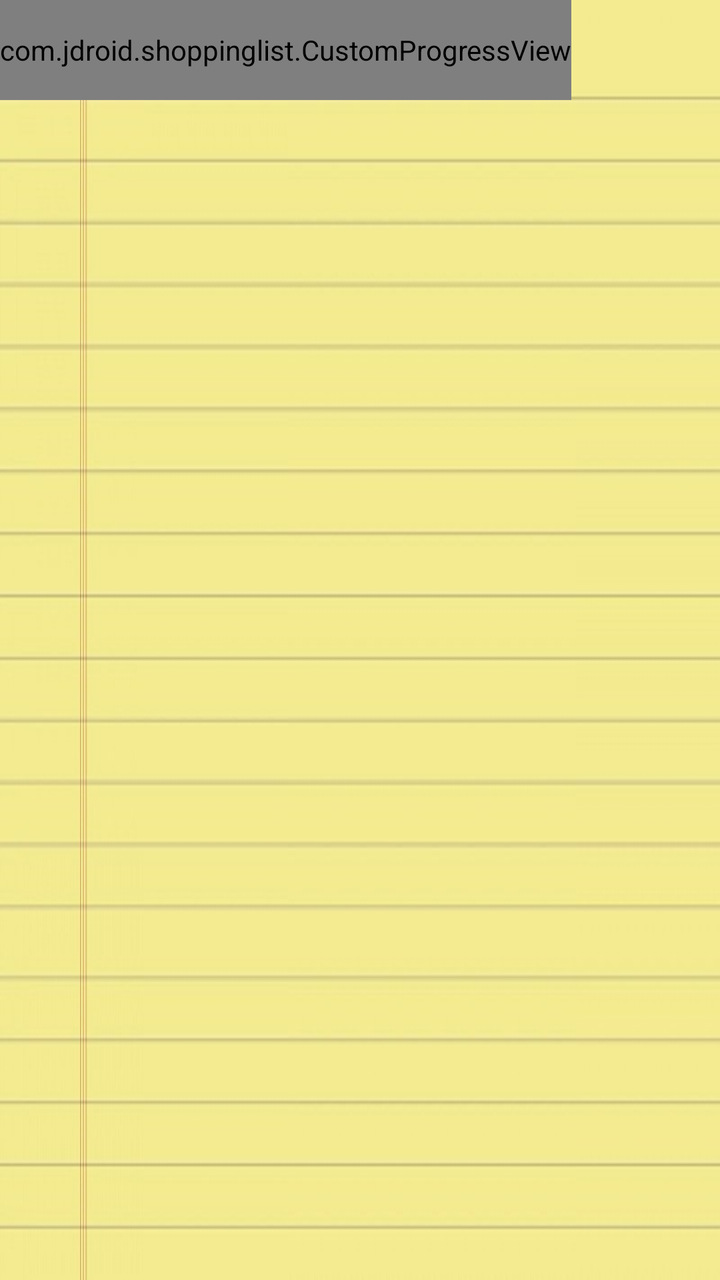
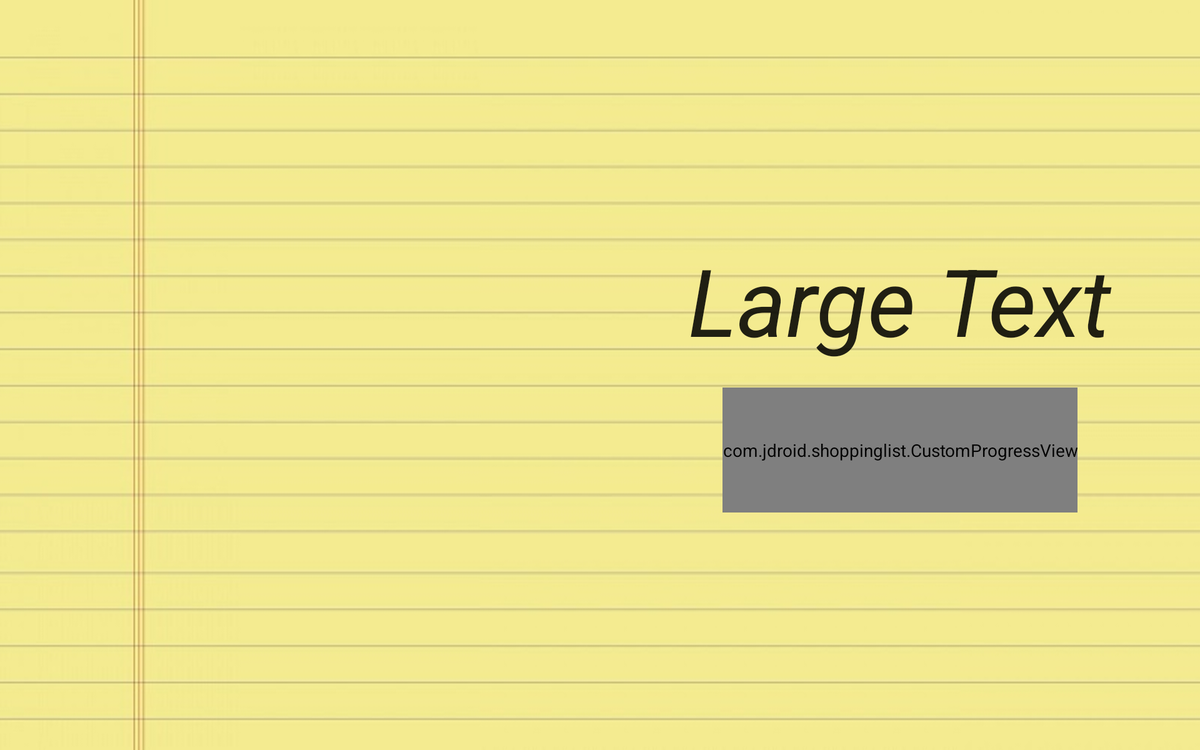

An Android layout and its configuration variant, each rendered on a device that would load it. The default file and the variant file are quoted in full after the pictures.
<!-- AndroidManifest.xml: application theme AppTheme -->
<!-- res/layout/activity_detail_list.xml -->
<LinearLayout xmlns:android="http://schemas.android.com/apk/res/android"
    xmlns:tools="http://schemas.android.com/tools"
    android:layout_width="match_parent"
    android:layout_height="match_parent"
    android:paddingLeft="@dimen/activity_horizontal_margin"
    android:paddingRight="@dimen/activity_horizontal_margin"
    android:paddingTop="@dimen/activity_vertical_margin"
    android:paddingBottom="@dimen/activity_vertical_margin"
    android:orientation="vertical"
    android:id="@+id/activity_detail_list"
    android:background="@drawable/background"
    tools:context="com.jdroid.shoppinglist.DetailList">



    <com.jdroid.shoppinglist.CustomProgressView
        android:id="@+id/custom_progress_bar"
        android:layout_width="wrap_content"
        android:layout_height="50dp"
        />

    <ListView
        android:paddingLeft="30dp"
        android:paddingTop="16dp"
        android:layout_width="wrap_content"
        android:layout_height="400dp"
        android:id="@+id/lv_items"
        android:divider="@null"
        />

    <ProgressBar
        android:id="@+id/progressBar1"
        style="?android:attr/progressBarStyleLarge"
        android:layout_width="match_parent"
        android:layout_height="match_parent"
        android:layout_centerVertical="true"
        android:layout_centerHorizontal="true"
        android:visibility="gone"/>





</LinearLayout>
<!-- resources referenced by this layout -->
<resources>
  <!-- drawable background: jpg bitmap (drawable, 48728 bytes) -->
  <!-- from res/values-v14/ -->
  <style name="AppTheme" parent="Theme.AppCompat.Light.DarkActionBar">
          
          <item name="android:actionBarStyle">@style/ActionBar.Solid.ShoppingList</item>
      </style>
  <!-- from res/values-v14/ -->
  <style name="ActionBar.Solid.ShoppingList" parent="@style/Widget.AppCompat.Light.ActionBar.Solid.Inverse">
          <item name="android:background">@drawable/actionbar_background</item>
      </style>
  <!-- drawable actionbar_background: png bitmap (drawable, 67951 bytes) -->
</resources>
<!-- res/layout-sw600dp-land/activity_detail_list.xml (the repository's variant of the layout above) -->
<!-- drawn on a 7-inch tablet turned sideways -->
<RelativeLayout xmlns:android="http://schemas.android.com/apk/res/android"
    xmlns:tools="http://schemas.android.com/tools"
    android:layout_width="match_parent"
    android:layout_height="match_parent"
    android:orientation="vertical"
    android:id="@+id/activity_detail_list"
    android:background="@drawable/background"
    tools:context="com.jdroid.shoppinglist.DetailList">


    <LinearLayout
        android:orientation="horizontal"
        android:id="@+id/linearLayoutDetails"
        android:layout_width="fill_parent"
        android:layout_height="fill_parent"
        android:gravity="center"
        >


        <ListView
            android:layout_marginLeft="16dp"
            android:paddingTop="16dp"
            android:layout_width="wrap_content"
            android:layout_height="wrap_content"
            android:layout_weight="0.1"
            android:id="@+id/lv_items"
            android:divider="@null"
            />

        <LinearLayout
            android:orientation="vertical"
            android:layout_width="fill_parent"
            android:layout_height="fill_parent"
            android:layout_weight="0.1"
            android:gravity="center">

            <TextView
                android:layout_width="wrap_content"
                android:layout_height="wrap_content"
                android:fontFamily="sans-serif"
                android:textStyle="italic"
                android:textSize="75dp"
                android:textAppearance="?android:attr/textAppearanceLarge"
                android:text="Large Text"
                android:id="@+id/percentage" />

            <com.jdroid.shoppinglist.CustomProgressView
                android:id="@+id/custom_progress_bar"
                android:layout_width="wrap_content"
                android:layout_marginTop="20dp"
                android:layout_height="100dp"
                android:layout_centerVertical="true"
                android:layout_centerHorizontal="true"
                />


        </LinearLayout>








    </LinearLayout>



    <ProgressBar
        android:id="@+id/progressBar1"
        style="?android:attr/progressBarStyleLarge"
        android:layout_width="wrap_content"
        android:layout_height="wrap_content"
        android:layout_alignParentLeft="@id/linearLayoutDetails"
        android:layout_alignParentStart="@id/linearLayoutDetails"
        android:layout_centerVertical="true"
        android:layout_centerHorizontal="true"
        android:visibility="gone"/>


</RelativeLayout>
